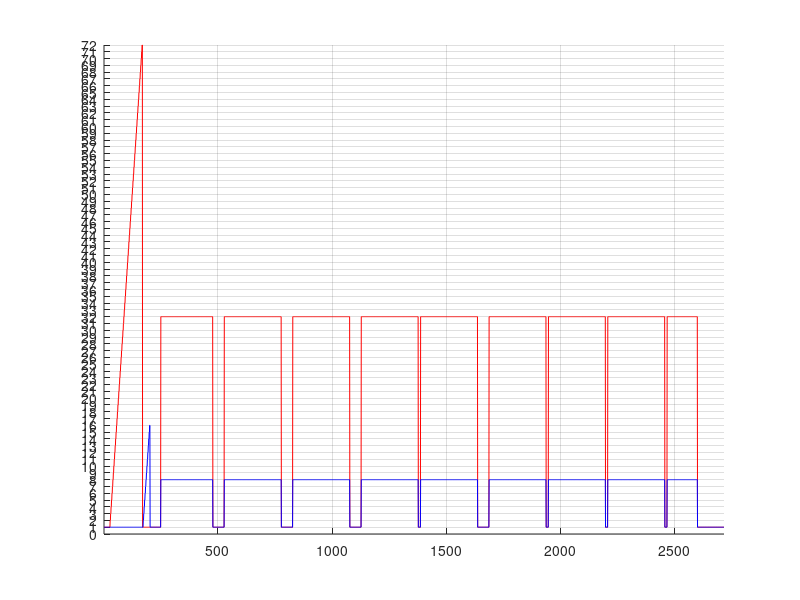

Source code (MATLAB):
%% "Inverted" (dark) FF flashes, 0.2 & 1.0 sec 
% Position function for use with pattern 031 (full field flash) - 10/24/18
%   screen is bright, then flashes dark for 0.2 & 1.0 seconds
%   isi = 5 seconds
%   4 reps/duration

clear all; close all; clc
dbstop if error

fDescription='inverted_FF_flashes_200ms_1000ms';
xfuncNum='049';
yfuncNum='050';
xfilename=['position_function_' xfuncNum '_' fDescription '_Xpos.mat'];
yfilename=['position_function_' yfuncNum '_' fDescription '_Ypos.mat'];
fInfo_filename=['fInfo_' xfuncNum '_' yfuncNum '.mat']; 



%  ************* Note! *************
% The code below is identical to 'flash_FF_200ms_1000ms.m' 
% except for lines commented with "&&&"













% For a bright screen, go to (x=32,y=8) 
% All other x,y combinations = totally dark screen

frames_per_pos=10; % see event creation below
isiDuration_s=5;
reps_per_stim=4;

%% Make position functions


% Fixed params
numOfPanelsAcross=9;  
numOfPanelsVertically=2;
LEDdotsPerPanel=8; % this shouldn't change!  LEDs are always 8 dots in x and y. 
LEDdotsAcross=numOfPanelsAcross * LEDdotsPerPanel; % 56 for yvette's set up
LEDdotsVertically=numOfPanelsVertically * LEDdotsPerPanel;% 16 for yvette's current set up
PIXELS_PER_DEGREE=96/360; % If we had a full circle with 12 panels instead of 9, we would have 12*8=96 LEDs
PANELS_FRAME_RATE=50; % 50 Hz; new frame every 20 ms


% This is the blank screen that we'll show during the ISI period
ISI_x_val=1;  
ISI_y_val=1; 
frames_per_isi=isiDuration_s*PANELS_FRAME_RATE; % # of blank frames to add between events 

%% Start by ramping through blank dimensions in x and y 

% Blank dims:
% x=1, y=1:16
% x=1:72, y=1
% Note that this is *not* logged as an 'event'

xpositionFunction=[];
ypositionFunction=[];

% Start out at x=1, y=1 for 25 frames (0.5 sec)
xpositionFunction=[xpositionFunction repmat(1,1,25)]; % repmat(current_xpos,1,numFrames)
ypositionFunction=[ypositionFunction repmat(1,1,25)]; % repmat(current_ypos,1,numFrames)


% Ramp in x 
%  1. step from 1-72, with 2 frames per pos (144 frames)
%  2. reset to 1 (1 frame)
%  3. wait at 1 while y is ramping (32 frames)
xramp=[];
xramp=[xramp sort([1:72 1:72])]; 
xramp=[xramp 1];
xramp=[xramp repmat(1,1,32)];

% Ramp in y
%  1. wait at 1 while x is ramping (144 frames)
%  2. stay at 1 while x resets (1 frame)
%  3. step from 1-16, with 2 frames per pos (32 frames)
yramp=[];
yramp=[yramp repmat(1,1,144)];
yramp=[yramp 1];
yramp=[yramp sort([1:16 1:16])]; 

% Add ramps to position functions
xpositionFunction=[xpositionFunction xramp];
ypositionFunction=[ypositionFunction yramp];




% Step back down to 1,1 (ISI pos) for 25 frames before starting the
% first event
xpositionFunction=[xpositionFunction repmat(1,1,25)];  
ypositionFunction=[ypositionFunction repmat(1,1,25)];  


% &&& - Add an additional 5 seconds between the ramp and the first event - &&&
xpositionFunction=[xpositionFunction repmat(1,1,250)];  % 50 fps * 5 seconds = 250 frames
ypositionFunction=[ypositionFunction repmat(1,1,250)];  
 
%% Create frames for the ISI period 

isi_frames_X=repmat(ISI_x_val,1,frames_per_isi);
isi_frames_Y=repmat(ISI_y_val,1,frames_per_isi);

%% Create scan events 

% flash durations = 0.2 and 1.0 seconds
% For flash, go to (x=32,y=8) 

events=struct();
i=1;

% flash for 0.2 seconds (1 position * 10_frames_per_pos = 10 frames)
for r=1:reps_per_stim
    events(i).name='FF_flash_200ms';
    events(i).xposvalues=32;
    events(i).yposvalues=8;
    i=i+1;
end

% flash for 1 second (5 positions * 10 frames_per_pos = 50 frames)
for r=1:reps_per_stim
    events(i).name='FF_flash_1000ms';
    events(i).xposvalues=repmat(32,1,5);
    events(i).yposvalues=repmat(8,1,5);
    i=i+1;
end

%% Add events and ISI periods to the frame sequence

shuffledOrder=randperm(length(events)); % Pseudo-shuffle the order of events

for e=shuffledOrder 
    
    if length(events(e).xposvalues) ~= length(events(e).yposvalues); 
        keyboard % x and y arrays should be the same length!
    else
        eventLength=length(events(e).xposvalues);
    end
    
    % For each x,y position in this event...
    for p=1:eventLength 
        
        current_xpos=events(e).xposvalues(p);
        current_ypos=events(e).yposvalues(p);
        
        % Duplicate x/y values for the appropriate number of frames
        % and add them to the sequence
        xpositionFunction=[xpositionFunction repmat(current_xpos,1,frames_per_pos)];
        ypositionFunction=[ypositionFunction repmat(current_ypos,1,frames_per_pos)];
   
    end
    
    % Add ISI period before moving on the next event
    xpositionFunction=[xpositionFunction isi_frames_X];
    ypositionFunction=[ypositionFunction isi_frames_Y];
    
end



%% &&& - Invert brightness!

xTrace_temp=xpositionFunction(250:2600); % Invert this segment of the position function
yTrace_temp=ypositionFunction(250:2600);   

xTrace_temp(xTrace_temp==1)=-32;
xTrace_temp(xTrace_temp==32)=-1;
xTrace_temp=xTrace_temp*-1;

yTrace_temp(yTrace_temp==1)=-8;
yTrace_temp(yTrace_temp==8)=-1;
yTrace_temp=yTrace_temp*-1;

xpositionFunction(250:2600)=xTrace_temp;
ypositionFunction(250:2600)=yTrace_temp;

if 1 % visual check 
    figure;
    hold on; plot(xpositionFunction,'r');
    hold on; plot(ypositionFunction,'b');
    axis tight
    set(gca,'ytick',0:72)
    ylim([0 72])
    grid on
    set(gcf,'position',[108 972 2410 369])
end




func_X=xpositionFunction;
func_Y=ypositionFunction;

if length(func_X) ~= length(func_Y) % Make sure the functions are same length
        keyboard 
end





%% Save functions to be loaded onto the SD card

% Report the duration of the whole file and # of events
totalDur_frames=length(func_X);
totalDur_s=totalDur_frames*(1/PANELS_FRAME_RATE);
fprintf('\n  %.0f events; duration = %.1f seconds, %.0f frames\n\n',...
    length(events),totalDur_s,totalDur_frames)







cd('C:\Users\amoore\akm_matlab\Panels\panels-matlab_071618\functions')
func=func_X;
save(xfilename,'func'); % variable must be named 'func'
func=func_Y;
save(yfilename,'func'); % variable must be named 'func'

%% Save "fInfo" 
% fInfo: a separate matlab structure with info about the functions we've just created

fInfo=struct();
fInfo.fDescription=fDescription;
fInfo.xfilename=xfilename;
fInfo.yfilename=yfilename;
fInfo.shuffledEvents=events(shuffledOrder); % events, in the order in which they occur
fInfo.frames_per_pos=frames_per_pos;
fInfo.frames_per_isi=frames_per_isi;
fInfo.totalDur_frames=totalDur_frames;
fInfo.totalDur_s=totalDur_s;
fInfo.xpositionFunction=xpositionFunction;
fInfo.ypositionFunction=ypositionFunction;

cd('C:\Users\amoore\akm_matlab\Panels\panels-matlab_071618\functions\make_function_files');
save(fInfo_filename,'fInfo');
fprintf('\n\nDone!\n%s\n%s\n',xfilename,yfilename)




